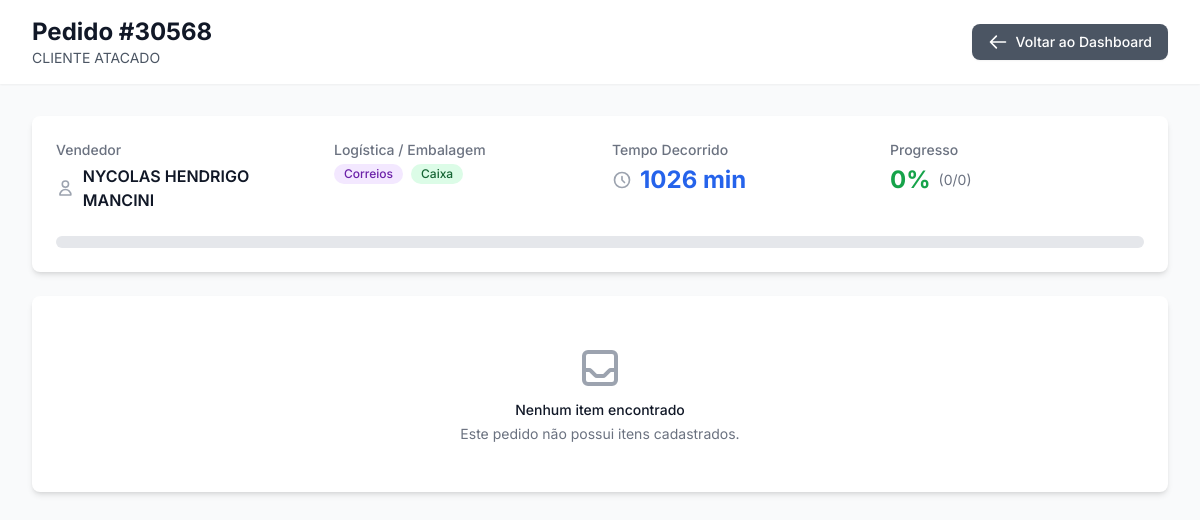
Screenshot of /pedidos/8/ (signed in) with the database file from the repository.
### core/models.py (models this page shows, shortened)
class Pedido(models.Model):
    numero_orcamento = models.CharField(
        max_length=20,
        unique=True,
        verbose_name='Número do Orçamento',
        help_text='Número único do orçamento (ex: 30567)'
    )
    codigo_cliente = models.CharField(
        max_length=50,
        verbose_name='Código do Cliente'
    )
    nome_cliente = models.CharField(
        max_length=200,
        verbose_name='Nome do Cliente'
    )
    vendedor = models.ForeignKey(
        Usuario,
        on_delete=models.PROTECT,
        related_name='pedidos_vendedor',
        verbose_name='Vendedor',
        help_text='Vendedor responsável pelo pedido'
    )
    data = models.CharField(
        max_length=10,
        verbose_name='Data do Orçamento',
        help_text='Data no formato DD/MM/AAAA'
    )
    logistica = models.CharField(
        max_length=20,
        choices=LogisticaChoices.choices,
        verbose_name='Tipo de Logística'
    )
    embalagem = models.CharField(
        max_length=10,
        choices=EmbalagemChoices.choices,
        verbose_name='Tipo de Embalagem'
    )
    status = models.CharField(
        max_length=20,
        choices=StatusPedidoChoices.choices,
        default=StatusPedidoChoices.EM_SEPARACAO,
        verbose_name='Status do Pedido'
    )
    observacoes = models.TextField(
        blank=True,
        null=True,
        verbose_name='Observações'
    )
    criado_em = models.DateTimeField(
        auto_now_add=True,
        verbose_name='Criado em'
    )
    data_inicio = models.DateTimeField(
        auto_now_add=True,
        verbose_name='Data de Início da Separação'
    )
    data_finalizacao = models.DateTimeField(
        blank=True,
        null=True,
        verbose_name='Data de Finalização'
    )
    class Meta:
        verbose_name = 'Pedido'
        verbose_name_plural = 'Pedidos'
        ordering = ['-criado_em']
        indexes = [
            models.Index(fields=['numero_orcamento']),
            models.Index(fields=['status']),
            models.Index(fields=['-criado_em']),
            models.Index(fields=['data_finalizacao']),  # Usado no HistoricoView
            models.Index(fields=['vendedor']),  # Usado em filtros
            models.Index(fields=['data_inicio']),  # Usado no Dashboard
            models.Index(fields=['status', 'data_inicio']),  # Índice composto para Dashboard
        ]

class Usuario(AbstractBaseUser):
    numero_login = models.IntegerField(
        unique=True,
        verbose_name='Número de Login',
        help_text='Número único para identificação do usuário'
    )
    nome = models.CharField(
        max_length=200,
        verbose_name='Nome Completo'
    )
    tipo = models.CharField(
        max_length=20,
        choices=TipoUsuario.choices,
        default=TipoUsuario.SEPARADOR,
        verbose_name='Tipo de Usuário'
    )
    ativo = models.BooleanField(
        default=True,
        verbose_name='Ativo'
    )
    is_admin = models.BooleanField(
        default=False,
        verbose_name='Administrador'
    )
    criado_em = models.DateTimeField(
        auto_now_add=True,
        verbose_name='Criado em'
    )
    atualizado_em = models.DateTimeField(
        auto_now=True,
        verbose_name='Atualizado em'
    )
    objects = UsuarioManager()
    USERNAME_FIELD = 'numero_login'
    REQUIRED_FIELDS = ['nome']
    class Meta:
        verbose_name = 'Usuário'
        verbose_name_plural = 'Usuários'
        ordering = ['numero_login']

### core/presentation/web/views.py (the view)
# urls.py: path('pedidos/<int:pedido_id>/', DetalhePedidoView.as_view(), name='detalhe_pedido'),
@method_decorator(login_required, name='dispatch')
class DetalhePedidoView(View):
    template_name = 'detalhe_pedido.html'
    def get(self, request, pedido_id):
        from django.shortcuts import get_object_or_404
        from core.models import Pedido
        from django.utils import timezone
        logger.info(f"Usuário {request.user.nome} acessou detalhes do pedido #{pedido_id}")
        pedido = get_object_or_404(
            Pedido.objects.select_related('vendedor').prefetch_related('itens__produto'),
            id=pedido_id
        )
        itens = list(pedido.itens.all())
        itens_nao_separados = [item for item in itens if not item.separado]
        itens_separados = [item for item in itens if item.separado]
        tempo_decorrido_minutos = self._calcular_tempo_decorrido(pedido)
        progresso_percentual = self._calcular_progresso(itens)
        context = {
            'pedido': pedido,
            'itens_nao_separados': itens_nao_separados,
            'itens_separados': itens_separados,
            'tempo_decorrido_minutos': tempo_decorrido_minutos,
            'progresso_percentual': progresso_percentual,
            'usuario': request.user
        }
        logger.debug(
            f"Pedido #{pedido_id}: {len(itens_nao_separados)} não separados, "
            f"{len(itens_separados)} separados, progresso {progresso_percentual}%"
        )
        return render(request, self.template_name, context)
    def _calcular_tempo_decorrido(self, pedido):
        from django.utils import timezone
        if not pedido.data_inicio:
            return 0
        tempo_decorrido = timezone.now() - pedido.data_inicio
        return int(tempo_decorrido.total_seconds() / 60)
    def _calcular_progresso(self, itens):
        total_itens = len(itens)
        if total_itens == 0:
            return 0
        itens_separados = sum(1 for item in itens if item.separado)
        return int((itens_separados / total_itens) * 100)

### templates/detalhe_pedido.html (shortened to what this page needs)
{% extends "base.html" %}
{% block content %}
<div class="min-h-screen bg-gray-50">
    <header class="bg-white shadow-sm">
        <div class="max-w-7xl mx-auto px-4 sm:px-6 lg:px-8 py-4">
            <div class="flex justify-between items-center">
                <div>
                    <h1 class="text-2xl font-bold text-gray-900">Pedido #{{ pedido.numero_orcamento }}</h1>
                    <p class="text-sm text-gray-600">{{ pedido.nome_cliente }}</p>
                </div>
                <div class="flex items-center space-x-4">
                    <a href="{% url 'dashboard' %}" class="inline-flex items-center px-4 py-2 bg-gray-600 text-white text-sm font-medium rounded-lg hover:bg-gray-700 transition-colors shadow-sm">
                        <svg class="w-5 h-5 mr-2" fill="none" stroke="currentColor" viewBox="0 0 24 24">
                            <path stroke-linecap="round" stroke-linejoin="round" stroke-width="2" d="M10 19l-7-7m0 0l7-7m-7 7h18"></path>
                        </svg>
                        Voltar ao Dashboard
                    </a>
                </div>
            </div>
        </div>
    </header>
    <main class="max-w-7xl mx-auto px-4 sm:px-6 lg:px-8 py-8">
        <div class="bg-white rounded-lg shadow-md p-6 mb-6">
            <div class="grid grid-cols-1 md:grid-cols-2 lg:grid-cols-4 gap-6">
                <div>
                    <p class="text-sm font-medium text-gray-500 mb-1">Vendedor</p>
                    <div class="flex items-center text-gray-900">
                        <svg class="h-5 w-5 mr-2 text-gray-400" fill="none" viewBox="0 0 24 24" stroke="currentColor">
                            <path stroke-linecap="round" stroke-linejoin="round" stroke-width="2" d="M16 7a4 4 0 11-8 0 4 4 0 018 0zM12 14a7 7 0 00-7 7h14a7 7 0 00-7-7z" />
                        </svg>
                        <span class="font-semibold">{{ pedido.vendedor.nome }}</span>
                    </div>
                </div>
                <div>
                    <p class="text-sm font-medium text-gray-500 mb-1">Logística / Embalagem</p>
                    <div class="flex items-center gap-2">
                        <span class="inline-flex items-center px-2.5 py-0.5 rounded-full text-xs font-medium bg-purple-100 text-purple-800">
                            {{ pedido.get_logistica_display }}
                        </span>
                        <span class="inline-flex items-center px-2.5 py-0.5 rounded-full text-xs font-medium bg-green-100 text-green-800">
                            {{ pedido.get_embalagem_display }}
                        </span>
                    </div>
                </div>
                <div>
                    <p class="text-sm font-medium text-gray-500 mb-1">Tempo Decorrido</p>
                    <div class="flex items-center text-gray-900">
                        <svg class="h-5 w-5 mr-2 text-gray-400" fill="none" viewBox="0 0 24 24" stroke="currentColor">
                            <path stroke-linecap="round" stroke-linejoin="round" stroke-width="2" d="M12 8v4l3 3m6-3a9 9 0 11-18 0 9 9 0 0118 0z" />
                        </svg>
                        <span class="text-2xl font-bold text-blue-600">{{ tempo_decorrido_minutos }} min</span>
                    </div>
                </div>
                <div>
                    <p class="text-sm font-medium text-gray-500 mb-1">Progresso</p>
                    <div class="flex items-center">
                        <span id="progresso-percentual" class="text-2xl font-bold text-green-600">{{ progresso_percentual }}%</span>
                        <span id="contador-itens" class="text-sm text-gray-500 ml-2">({{ itens_separados|length }}/{{ itens_separados|length|add:itens_nao_separados|length }})</span>
                    </div>
                </div>
            </div>
            <div class="mt-6">
                <div class="w-full bg-gray-200 rounded-full h-3">
                </div>
            </div>
        </div>
        {% if not itens_nao_separados and not itens_separados %}
        <div class="bg-white rounded-lg shadow-md p-12 text-center">
            <h3 class="mt-2 text-sm font-medium text-gray-900">Nenhum item encontrado</h3>
            <p class="mt-1 text-sm text-gray-500">Este pedido não possui itens cadastrados.</p>
        </div>
        {% endif %}
    </main>
</div>
{% endblock %}

### templates/base.html (style rules this page uses)
body { font-family: 'Inter', sans-serif; }
* { transition-timing-function: cubic-bezier(0.4, 0.0, 0.2, 1); }

### rows the page displays
Pedido: numero_orcamento "30568", nome_cliente "CLIENTE ATACADO", vendedor.nome "NYCOLAS HENDRIGO MANCINI", logistica "Correios", embalagem "Caixa"

### other values shown
{{ tempo_decorrido_minutos }} "1026"
{{ progresso_percentual }} "0"
{{ itens_separados|length }} "0"
{{ itens_separados|length|add:itens_nao_separados|length }} "0"
